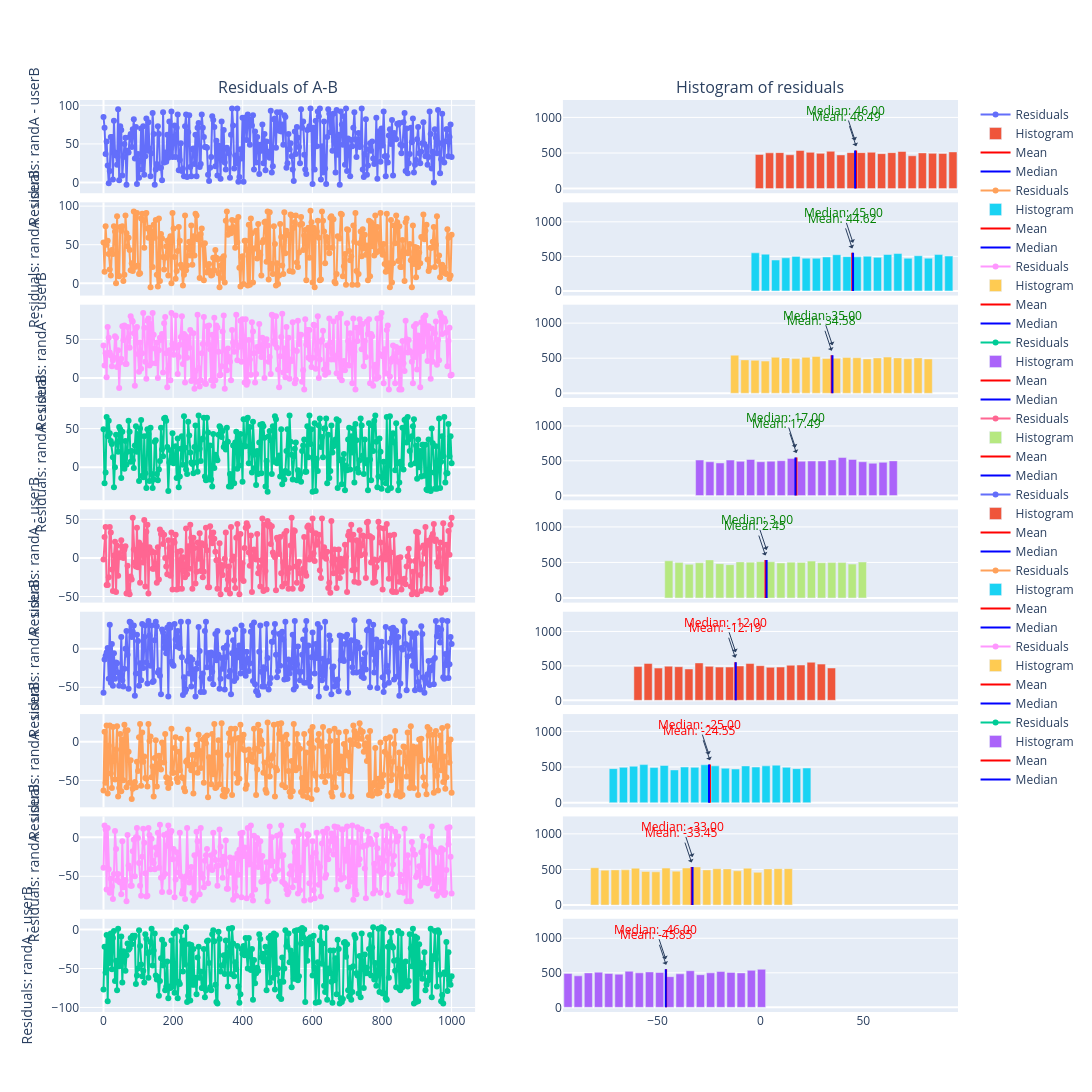

Notebook source saved alongside this figure:
### Markdown cell above
## Explanation

Player B plays with the same number in each iteration.

We explore resultschanging the fixed value of Player B (`cases` list).

### Code cell
# Params
number_cases=10000

# Fixed values for Player B
cases = [3,5,15,32,47,62,74,83,96]

# Figure and iterations
# Share x-axis

fig = make_subplots(rows=len(cases), 
                    cols=2, 
                    subplot_titles=("Residuals of A-B", "Histogram of residuals"),
                    shared_xaxes=True,
                    vertical_spacing=0.01)
i = 0
# Loop over all values of B
for i_B in cases:
    # Compute payout or residuals
    residuals = number_A(number_cases) - i_B
    
    # Step to plot residuals
    step=int(30)
    
    # Plot residuals
    fig.add_trace(go.Scatter(x=np.linspace(0,1000,int(len(residuals)/step)+1), 
                             y=residuals[::step], 
                             mode='lines+markers', 
                             name='Residuals'), 
                  row=i+1, col=1)
    # Set ylabel
    fig.update_yaxes(title_text="Residuals: randA - userB", row=i+1, col=1)
    
    # histogram with counts in Y-axis
    # compute historgram and media and median of residuals
    hist, bin_edges = np.histogram(residuals, bins=20)
    bin_centers = (bin_edges[:-1] + bin_edges[1:]) / 2
    
    # Calculate mean and median
    mean_residuals = np.mean(residuals)
    median_residuals = np.median(residuals)
    if mean_residuals < 0:
        color = 'red'
    else:
        color = 'green'
    
    # Plot histogram
    fig.add_trace(go.Bar(x=bin_centers, y=hist, name='Histogram'), row=i+1, col=2)
    # Plot mean and median vlines
    fig.add_trace(go.Scatter(x=[mean_residuals, mean_residuals], 
                             y=[0, np.max(hist)], 
                             mode='lines', 
                             name='Mean', 
                             line=dict(color='red')), 
                  row=i+1, col=2)
    # Median
    fig.add_trace(go.Scatter(x=[median_residuals, median_residuals], 
                             y=[0, np.max(hist)], 
                             mode='lines', 
                             name='Median', 
                             line=dict(color='blue')), 
                  row=i+1, col=2)
    # Add annotation with mean and median
    fig.add_annotation(x=mean_residuals, y=np.max(hist)-80, 
                       text="Mean: {:.2f}".format(mean_residuals), 
                       showarrow=True, 
                       arrowhead=1, 
                       yshift=10,
                       font=dict(color=color), 
                       row=i+1, col=2)
    fig.add_annotation(x=median_residuals, y=np.max(hist),
                          text="Median: {:.2f}".format(median_residuals), 
                          showarrow=True, 
                          arrowhead=1, 
                          yshift=10,
                          font=dict(color=color), 
                          row=i+1, col=2)
    i=i+1
fig.update_layout(
    autosize=False,
    width=1200,
    height=1600,
)
fig.show()

### Figure 1 — Plotly figure (JSON) as saved in the notebook; plotly's stock layout.template omitted (floating-point values rounded to 4 significant figures; data arrays with more than 128 entries replaced by an {"elided": "..."} marker saying what was removed)
{"data": [{"mode": "lines+markers", "name": "Residuals", "type": "scatter", "x": {"elided": "334 float values"}, "xaxis": "x", "y": {"elided": "334 int values"}, "yaxis": "y"}, {"name": "Histogram", "type": "bar", "x": [-0.525, 4.425, 9.375, 14.33, 19.27, 24.23, 29.18, 34.12, 39.08, 44.03, 48.98, 53.93, 58.88, 63.83, 68.78, 73.72, 78.68, 83.62, 88.58, 93.53], "xaxis": "x2", "y": [480, 502, 505, 475, 535, 509, 495, 524, 473, 505, 505, 510, 491, 505, 521, 461, 501, 495, 493, 515], "yaxis": "y2"}, {"line": {"color": "red"}, "mode": "lines", "name": "Mean", "type": "scatter", "x": [46.49, 46.49], "xaxis": "x2", "y": [0, 535], "yaxis": "y2"}, {"line": {"color": "blue"}, "mode": "lines", "name": "Median", "type": "scatter", "x": [46, 46], "xaxis": "x2", "y": [0, 535], "yaxis": "y2"}, {"mode": "lines+markers", "name": "Residuals", "type": "scatter", "x": {"elided": "334 float values"}, "xaxis": "x3", "y": {"elided": "334 int values"}, "yaxis": "y3"}, {"name": "Histogram", "type": "bar", "x": [-2.525, 2.425, 7.375, 12.33, 17.27, 22.23, 27.18, 32.12, 37.08, 42.03, 46.98, 51.93, 56.88, 61.83, 66.78, 71.72, 76.68, 81.62, 86.58, 91.53], "xaxis": "x4", "y": [551, 532, 447, 479, 499, 474, 473, 491, 524, 496, 493, 501, 486, 527, 541, 473, 509, 474, 526, 504], "yaxis": "y4"}, {"line": {"color": "red"}, "mode": "lines", "name": "Mean", "type": "scatter", "x": [44.62, 44.62], "xaxis": "x4", "y": [0, 551], "yaxis": "y4"}, {"line": {"color": "blue"}, "mode": "lines", "name": "Median", "type": "scatter", "x": [45, 45], "xaxis": "x4", "y": [0, 551], "yaxis": "y4"}, {"mode": "lines+markers", "name": "Residuals", "type": "scatter", "x": {"elided": "334 float values"}, "xaxis": "x5", "y": {"elided": "334 int values"}, "yaxis": "y5"}, {"name": "Histogram", "type": "bar", "x": [-12.53, -7.575, -2.625, 2.325, 7.275, 12.23, 17.18, 22.12, 27.08, 32.03, 36.98, 41.93, 46.88, 51.83, 56.77, 61.73, 66.68, 71.62, 76.58, 81.53], "xaxis": "x6", "y": [543, 476, 470, 459, 513, 503, 494, 512, 524, 495, 499, 509, 506, 490, 503, 516, 504, 492, 503, 489], "yaxis": "y6"}, {"line": {"color": "red"}, "mode": "lines", "name": "Mean", "type": "scatter", "x": [34.58, 34.58], "xaxis": "x6", "y": [0, 543], "yaxis": "y6"}, {"line": {"color": "blue"}, "mode": "lines", "name": "Median", "type": "scatter", "x": [35, 35], "xaxis": "x6", "y": [0, 543], "yaxis": "y6"}, {"mode": "lines+markers", "name": "Residuals", "type": "scatter", "x": {"elided": "334 float values"}, "xaxis": "x7", "y": {"elided": "334 int values"}, "yaxis": "y7"}, {"name": "Histogram", "type": "bar", "x": [-29.52, -24.58, -19.62, -14.67, -9.725, -4.775, 0.175, 5.125, 10.08, 15.03, 19.98, 24.93, 29.88, 34.83, 39.77, 44.73, 49.68, 54.63, 59.58, 64.53], "xaxis": "x8", "y": [511, 486, 469, 510, 492, 519, 487, 494, 501, 535, 494, 497, 497, 513, 547, 520, 486, 465, 478, 499], "yaxis": "y8"}, {"line": {"color": "red"}, "mode": "lines", "name": "Mean", "type": "scatter", "x": [17.49, 17.49], "xaxis": "x8", "y": [0, 547], "yaxis": "y8"}, {"line": {"color": "blue"}, "mode": "lines", "name": "Median", "type": "scatter", "x": [17, 17], "xaxis": "x8", "y": [0, 547], "yaxis": "y8"}, {"mode": "lines+markers", "name": "Residuals", "type": "scatter", "x": {"elided": "334 float values"}, "xaxis": "x9", "y": {"elided": "334 int values"}, "yaxis": "y9"}, {"name": "Histogram", "type": "bar", "x": [-44.52, -39.58, -34.62, -29.67, -24.73, -19.77, -14.82, -9.875, -4.925, 0.025, 4.975, 9.925, 14.88, 19.83, 24.77, 29.73, 34.68, 39.63, 44.58, 49.52], "xaxis": "x10", "y": [523, 498, 474, 495, 536, 483, 469, 507, 504, 510, 509, 493, 504, 501, 519, 496, 498, 498, 477, 506], "yaxis": "y10"}, {"line": {"color": "red"}, "mode": "lines", "name": "Mean", "type": "scatter", "x": [2.446, 2.446], "xaxis": "x10", "y": [0, 536], "yaxis": "y10"}, {"line": {"color": "blue"}, "mode": "lines", "name": "Median", "type": "scatter", "x": [3, 3], "xaxis": "x10", "y": [0, 536], "yaxis": "y10"}, {"mode": "lines+markers", "name": "Residuals", "type": "scatter", "x": {"elided": "334 float values"}, "xaxis": "x11", "y": {"elided": "334 int values"}, "yaxis": "y11"}, {"name": "Histogram", "type": "bar", "x": [-59.52, -54.58, -49.62, -44.67, -39.73, -34.77, -29.82, -24.88, -19.92, -14.97, -10.02, -5.075, -0.125, 4.825, 9.775, 14.73, 19.68, 24.63, 29.58, 34.52], "xaxis": "x12", "y": [490, 536, 468, 496, 488, 455, 543, 493, 482, 483, 498, 534, 503, 479, 483, 509, 512, 553, 526, 469], "yaxis": "y12"}, {"line": {"color": "red"}, "mode": "lines", "name": "Mean", "type": "scatter", "x": [-12.19, -12.19], "xaxis": "x12", "y": [0, 553], "yaxis": "y12"}, {"line": {"color": "blue"}, "mode": "lines", "name": "Median", "type": "scatter", "x": [-12, -12], "xaxis": "x12", "y": [0, 553], "yaxis": "y12"}, {"mode": "lines+markers", "name": "Residuals", "type": "scatter", "x": {"elided": "334 float values"}, "xaxis": "x13", "y": {"elided": "334 int values"}, "yaxis": "y13"}, {"name": "Histogram", "type": "bar", "x": [-71.53, -66.57, -61.62, -56.67, -51.73, -46.77, -41.83, -36.88, -31.92, -26.97, -22.02, -17.07, -12.12, -7.175, -2.225, 2.725, 7.675, 12.63, 17.58, 22.52], "xaxis": "x14", "y": [477, 495, 511, 534, 492, 522, 459, 499, 495, 531, 516, 483, 472, 515, 499, 516, 526, 495, 477, 486], "yaxis": "y14"}, {"line": {"color": "red"}, "mode": "lines", "name": "Mean", "type": "scatter", "x": [-24.55, -24.55], "xaxis": "x14", "y": [0, 534], "yaxis": "y14"}, {"line": {"color": "blue"}, "mode": "lines", "name": "Median", "type": "scatter", "x": [-25, -25], "xaxis": "x14", "y": [0, 534], "yaxis": "y14"}, {"mode": "lines+markers", "name": "Residuals", "type": "scatter", "x": {"elided": "334 float values"}, "xaxis": "x15", "y": {"elided": "334 int values"}, "yaxis": "y15"}, {"name": "Histogram", "type": "bar", "x": [-80.53, -75.57, -70.62, -65.68, -60.73, -55.77, -50.83, -45.88, -40.92, -35.97, -31.02, -26.07, -21.12, -16.17, -11.23, -6.275, -1.325, 3.625, 8.575, 13.52], "xaxis": "x16", "y": [524, 490, 493, 494, 518, 472, 466, 519, 476, 520, 535, 493, 509, 507, 480, 518, 459, 507, 510, 510], "yaxis": "y16"}, {"line": {"color": "red"}, "mode": "lines", "name": "Mean", "type": "scatter", "x": [-33.45, -33.45], "xaxis": "x16", "y": [0, 535], "yaxis": "y16"}, {"line": {"color": "blue"}, "mode": "lines", "name": "Median", "type": "scatter", "x": [-33, -33], "xaxis": "x16", "y": [0, 535], "yaxis": "y16"}, {"mode": "lines+markers", "name": "Residuals", "type": "scatter", "x": {"elided": "334 float values"}, "xaxis": "x17", "y": {"elided": "334 int values"}, "yaxis": "y17"}, {"name": "Histogram", "type": "bar", "x": [-93.53, -88.57, -83.62, -78.68, -73.72, -68.78, -63.83, -58.88, -53.92, -48.97, -44.02, -39.07, -34.12, -29.17, -24.23, -19.27, -14.32, -9.375, -4.425, 0.525], "xaxis": "x18", "y": [490, 456, 498, 509, 491, 480, 523, 499, 512, 504, 444, 485, 530, 472, 499, 518, 505, 498, 536, 551], "yaxis": "y18"}, {"line": {"color": "red"}, "mode": "lines", "name": "Mean", "type": "scatter", "x": [-45.85, -45.85], "xaxis": "x18", "y": [0, 551], "yaxis": "y18"}, {"line": {"color": "blue"}, "mode": "lines", "name": "Median", "type": "scatter", "x": [-46, -46], "xaxis": "x18", "y": [0, 551], "yaxis": "y18"}], "layout": {"annotations": [{"font": {"size": 16}, "showarrow": false, "text": "Residuals of A-B", "x": 0.225, "xanchor": "center", "xref": "paper", "y": 1, "yanchor": "bottom", "yref": "paper"}, {"font": {"size": 16}, "showarrow": false, "text": "Histogram of residuals", "x": 0.775, "xanchor": "center", "xref": "paper", "y": 1, "yanchor": "bottom", "yref": "paper"}, {"arrowhead": 1, "font": {"color": "green"}, "showarrow": true, "text": "Mean: 46.49", "x": 46.49, "xref": "x2", "y": 455, "yref": "y2", "yshift": 10}, {"arrowhead": 1, "font": {"color": "green"}, "showarrow": true, "text": "Median: 46.00", "x": 46, "xref": "x2", "y": 535, "yref": "y2", "yshift": 10}, {"arrowhead": 1, "font": {"color": "green"}, "showarrow": true, "text": "Mean: 44.62", "x": 44.62, "xref": "x4", "y": 471, "yref": "y4", "yshift": 10}, {"arrowhead": 1, "font": {"color": "green"}, "showarrow": true, "text": "Median: 45.00", "x": 45, "xref": "x4", "y": 551, "yref": "y4", "yshift": 10}, {"arrowhead": 1, "font": {"color": "green"}, "showarrow": true, "text": "Mean: 34.58", "x": 34.58, "xref": "x6", "y": 463, "yref": "y6", "yshift": 10}, {"arrowhead": 1, "font": {"color": "green"}, "showarrow": true, "text": "Median: 35.00", "x": 35, "xref": "x6", "y": 543, "yref": "y6", "yshift": 10}, {"arrowhead": 1, "font": {"color": "green"}, "showarrow": true, "text": "Mean: 17.49", "x": 17.49, "xref": "x8", "y": 467, "yref": "y8", "yshift": 10}, {"arrowhead": 1, "font": {"color": "green"}, "showarrow": true, "text": "Median: 17.00", "x": 17, "xref": "x8", "y": 547, "yref": "y8", "yshift": 10}, {"arrowhead": 1, "font": {"color": "green"}, "showarrow": true, "text": "Mean: 2.45", "x": 2.446, "xref": "x10", "y": 456, "yref": "y10", "yshift": 10}, {"arrowhead": 1, "font": {"color": "green"}, "showarrow": true, "text": "Median: 3.00", "x": 3, "xref": "x10", "y": 536, "yref": "y10", "yshift": 10}, {"arrowhead": 1, "font": {"color": "red"}, "showarrow": true, "text": "Mean: -12.19", "x": -12.19, "xref": "x12", "y": 473, "yref": "y12", "yshift": 10}, {"arrowhead": 1, "font": {"color": "red"}, "showarrow": true, "text": "Median: -12.00", "x": -12, "xref": "x12", "y": 553, "yref": "y12", "yshift": 10}, {"arrowhead": 1, "font": {"color": "red"}, "showarrow": true, "text": "Mean: -24.55", "x": -24.55, "xref": "x14", "y": 454, "yref": "y14", "yshift": 10}, {"arrowhead": 1, "font": {"color": "red"}, "showarrow": true, "text": "Median: -25.00", "x": -25, "xref": "x14", "y": 534, "yref": "y14", "yshift": 10}, {"arrowhead": 1, "font": {"color": "red"}, "showarrow": true, "text": "Mean: -33.45", "x": -33.45, "xref": "x16", "y": 455, "yref": "y16", "yshift": 10}, {"arrowhead": 1, "font": {"color": "red"}, "showarrow": true, "text": "Median: -33.00", "x": -33, "xref": "x16", "y": 535, "yref": "y16", "yshift": 10}, {"arrowhead": 1, "font": {"color": "red"}, "showarrow": true, "text": "Mean: -45.85", "x": -45.85, "xref": "x18", "y": 471, "yref": "y18", "yshift": 10}, {"arrowhead": 1, "font": {"color": "red"}, "showarrow": true, "text": "Median: -46.00", "x": -46, "xref": "x18", "y": 551, "yref": "y18", "yshift": 10}], "autosize": false, "height": 1600, "width": 1200, "xaxis": {"anchor": "y", "domain": [0, 0.45], "matches": "x17", "showticklabels": false}, "xaxis10": {"anchor": "y10", "domain": [0.55, 1], "matches": "x18", "showticklabels": false}, "xaxis11": {"anchor": "y11", "domain": [0, 0.45], "matches": "x17", "showticklabels": false}, "xaxis12": {"anchor": "y12", "domain": [0.55, 1], "matches": "x18", "showticklabels": false}, "xaxis13": {"anchor": "y13", "domain": [0, 0.45], "matches": "x17", "showticklabels": false}, "xaxis14": {"anchor": "y14", "domain": [0.55, 1], "matches": "x18", "showticklabels": false}, "xaxis15": {"anchor": "y15", "domain": [0, 0.45], "matches": "x17", "showticklabels": false}, "xaxis16": {"anchor": "y16", "domain": [0.55, 1], "matches": "x18", "showticklabels": false}, "xaxis17": {"anchor": "y17", "domain": [0, 0.45]}, "xaxis18": {"anchor": "y18", "domain": [0.55, 1]}, "xaxis2": {"anchor": "y2", "domain": [0.55, 1], "matches": "x18", "showticklabels": false}, "xaxis3": {"anchor": "y3", "domain": [0, 0.45], "matches": "x17", "showticklabels": false}, "xaxis4": {"anchor": "y4", "domain": [0.55, 1], "matches": "x18", "showticklabels": false}, "xaxis5": {"anchor": "y5", "domain": [0, 0.45], "matches": "x17", "showticklabels": false}, "xaxis6": {"anchor": "y6", "domain": [0.55, 1], "matches": "x18", "showticklabels": false}, "xaxis7": {"anchor": "y7", "domain": [0, 0.45], "matches": "x17", "showticklabels": false}, "xaxis8": {"anchor": "y8", "domain": [0.55, 1], "matches": "x18", "showticklabels": false}, "xaxis9": {"anchor": "y9", "domain": [0, 0.45], "matches": "x17", "showticklabels": false}, "yaxis": {"anchor": "x", "domain": [0.8978, 1], "title": {"text": "Residuals: randA - userB"}}, "yaxis10": {"anchor": "x10", "domain": [0.4489, 0.5511]}, "yaxis11": {"anchor": "x11", "domain": [0.3367, 0.4389], "title": {"text": "Residuals: randA - userB"}}, "yaxis12": {"anchor": "x12", "domain": [0.3367, 0.4389]}, "yaxis13": {"anchor": "x13", "domain": [0.2244, 0.3267], "title": {"text": "Residuals: randA - userB"}}, "yaxis14": {"anchor": "x14", "domain": [0.2244, 0.3267]}, "yaxis15": {"anchor": "x15", "domain": [0.1122, 0.2144], "title": {"text": "Residuals: randA - userB"}}, "yaxis16": {"anchor": "x16", "domain": [0.1122, 0.2144]}, "yaxis17": {"anchor": "x17", "domain": [0, 0.1022], "title": {"text": "Residuals: randA - userB"}}, "yaxis18": {"anchor": "x18", "domain": [0, 0.1022]}, "yaxis2": {"anchor": "x2", "domain": [0.8978, 1]}, "yaxis3": {"anchor": "x3", "domain": [0.7856, 0.8878], "title": {"text": "Residuals: randA - userB"}}, "yaxis4": {"anchor": "x4", "domain": [0.7856, 0.8878]}, "yaxis5": {"anchor": "x5", "domain": [0.6733, 0.7756], "title": {"text": "Residuals: randA - userB"}}, "yaxis6": {"anchor": "x6", "domain": [0.6733, 0.7756]}, "yaxis7": {"anchor": "x7", "domain": [0.5611, 0.6633], "title": {"text": "Residuals: randA - userB"}}, "yaxis8": {"anchor": "x8", "domain": [0.5611, 0.6633]}, "yaxis9": {"anchor": "x9", "domain": [0.4489, 0.5511], "title": {"text": "Residuals: randA - userB"}}}}
